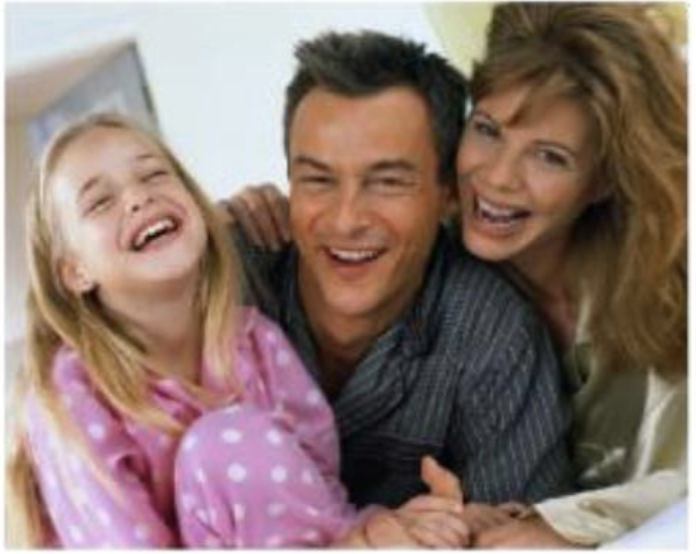
#> input picture portrait.jpg, 696 x 554 px, found by its file name
$ jupyter execute bclassifier.ipynb   (shell and % lines are left out)
#> lines starting #> are read from the running program, lines starting #| are printed output that depends on the picture; after the words box and inside, x2 and y2 are one past the last pixel; in counts of white or black regions, pixels touching at a corner belong together
[cell 1]
import numpy as np
import cv2
import matplotlib.pyplot as plt

[cell 2]
#read in images
family_img = cv2.imread('/Users/vickieluo/bayes/portrait.jpg')
#> family_img is the input picture: shape (554, 696, 3); mean B, G, R 111.1, 118.4, 139.3
family_mask = cv2.imread('/Users/vickieluo/bayes/portrait.png', 0)
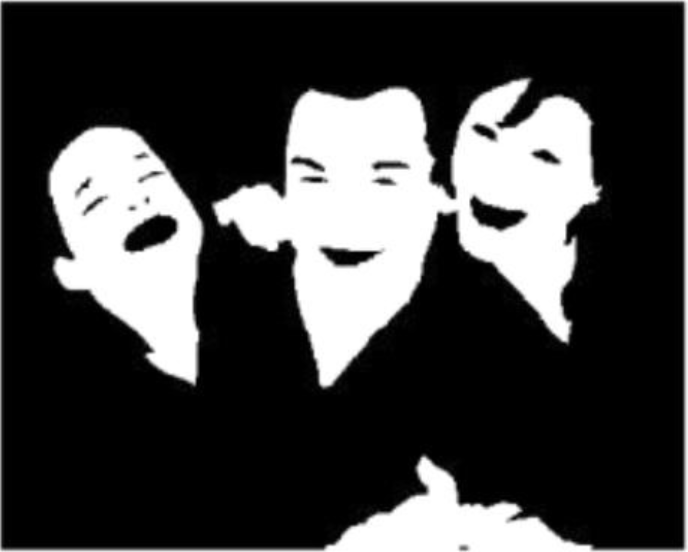
#> input picture portrait.png, 688 x 552 px, found by its file name
#> family_mask is the input picture: shape (552, 688); min 0, max 255, mean 65.4
family_mask = np.where(family_mask >= 127, 255, 0).astype(np.uint8)
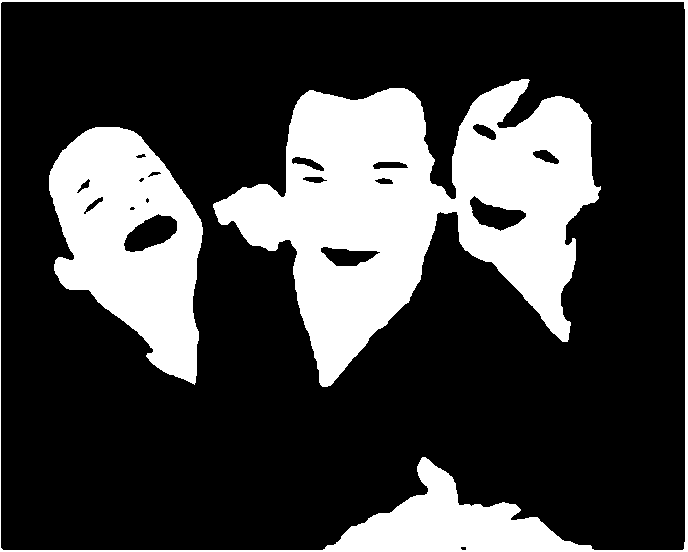
#> family_mask: shape (552, 688); 25.5% white; 3 white regions, box (x1, y1, x2, y2) and area: (213, 79, 601, 387) 58000, (49, 127, 203, 385) 23918, (0, 0, 688, 552) 15016
portrait_img = cv2.imread('/Users/vickieluo/bayes/family.jpg')
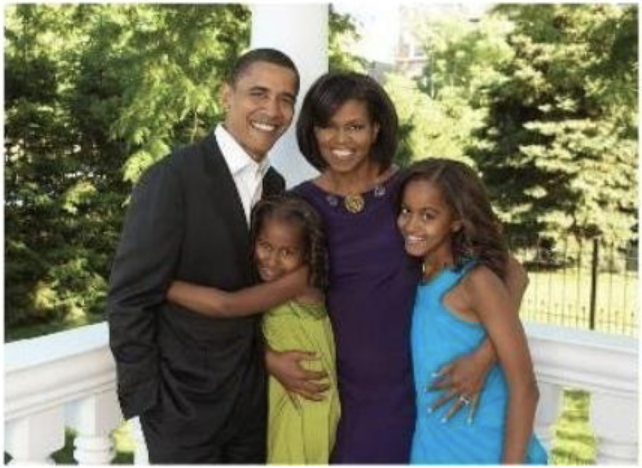
#> input picture family.jpg, 642 x 468 px, found by its file name
#> portrait_img is the input picture: shape (468, 642, 3); mean B, G, R 96.8, 118.2, 118.2
portrait_mask = cv2.imread('/Users/vickieluo/bayes/family.png', 0)
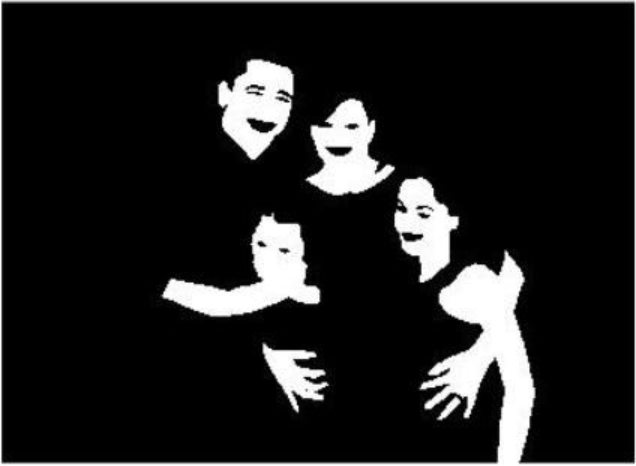
#> input picture family.png, 636 x 466 px, found by its file name
#> portrait_mask is the input picture: shape (466, 636); min 0, max 255, mean 31.9

[cell 3]
#make images same size since they were screenshots
family_img = cv2.resize(family_img, (family_mask.shape[1], family_mask.shape[0]))
#> family_img: shape (552, 688, 3)
portrait_mask = cv2.resize(portrait_mask, (portrait_img.shape[1], portrait_img.shape[0]), interpolation=cv2.INTER_NEAREST)
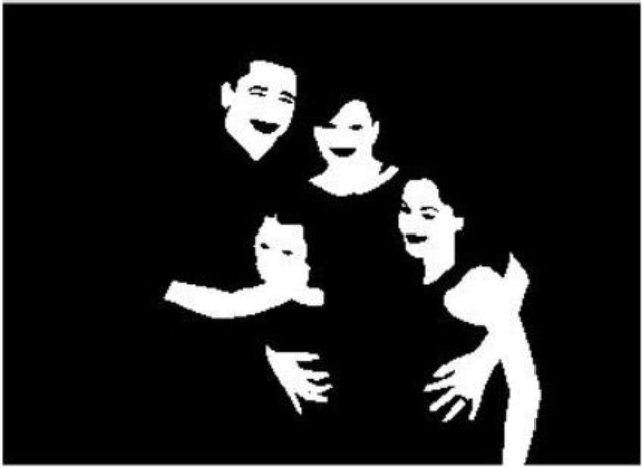
#> portrait_mask: shape (468, 642); min 0, max 255, mean 32.7

[cell 4]
family_mask

[cell 5]
#make mask values all zeros or 255 since the screenshot messed up pixel values
family_skin_pixels = family_img[family_mask == 255]
family_non_skin_pixels = family_img[family_mask == 0]

[cell 6]
#get the distribution of pixel values for each color channel
def create_histogram(pixels):
    hist, _ = np.histogram(pixels, bins=256, range=(0, 256), density=True)
    return hist

skin_hist = []
non_skin_hist = []
for i in range(3):
  skin_hist.append(create_histogram(family_skin_pixels[:, i]))
  non_skin_hist.append(create_histogram(family_non_skin_pixels[:, i]))
#> after the loop, non_skin_hist = 3 items; skin_hist = 3 items

[cell 7]
#get total probability of pixel being skin and pixel not being skin from given mask
total_prob_skin = len(family_skin_pixels)/ (len(family_skin_pixels) + len(family_non_skin_pixels))
#> total_prob_skin = 0.255
total_prob_not_skin = len(family_non_skin_pixels)/ (len(family_skin_pixels) + len(family_non_skin_pixels))
#> total_prob_not_skin = 0.745

[cell 8]
h, w, _ = portrait_img.shape
#> h = 468; w = 642
detected_mask = np.zeros((h, w), dtype=np.uint8)

[cell 9]
#use bayes theorem to calculate the whether pixel is skin or not and check to see if prediction is correct
true_pos = 0
true_neg = 0
false_pos = 0
false_neg = 0
for i in range(h):
  for j in range(w):
    pixel = portrait_img[i][j]
    skin_prob = 1
    not_skin_prob = 1
    for p in range(3):
      skin_prob *= skin_hist[p][pixel[p]]
      not_skin_prob *= non_skin_hist[p][pixel[p]]
    skin_prob *= total_prob_skin
    not_skin_prob *= total_prob_not_skin
    if skin_prob > not_skin_prob:
      detected_mask[i][j] = 255
      if portrait_mask[i][j] == 255:
        true_pos += 1
      else:
        false_pos += 1
    else:
      detected_mask[i][j] = 0
      if portrait_mask[i][j] == 0:
        true_neg += 1
      else:
        false_neg += 1
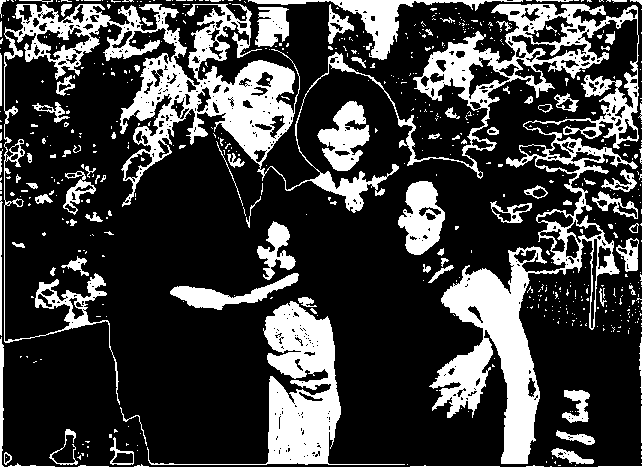
#> detected_mask: shape (468, 642); 24.8% white; 623 white regions (536 under 20 px), largest, box (x1, y1, x2, y2) and area: (4, 4, 639, 464) 44091, (147, 301, 405, 465) 9158, (248, 0, 523, 60) 2539
#> after the loop, false_neg = 46182; false_pos = 68025; true_neg = 179813; true_pos = 6436

[cell 10]
true_pos_rate = true_pos/(true_pos + false_neg)
#> true_pos_rate = 0.122
true_neg_rate = true_neg/(true_neg + false_pos)
#> true_neg_rate = 0.726
false_pos_rate = false_pos/(true_neg + false_pos)
#> false_pos_rate = 0.274
false_neg_rate = false_neg/(true_pos + false_neg)
#> false_neg_rate = 0.878

[cell 11]
print(f"True Positive Rate: {true_pos_rate:.2f}")
#| True Positive Rate: 0.12
print(f"True Negative Rate: {true_neg_rate:.2f}")
#| True Negative Rate: 0.73
print(f"False Positive Rate: {false_pos_rate:.2f}")
#| False Positive Rate: 0.27
print(f"False Negative Rate: {false_neg_rate:.2f}")
#| False Negative Rate: 0.88

[cell 12]
plt.figure(figsize=(15, 5))
plt.subplot(1, 3, 1)
plt.title("Test Image")
plt.imshow(cv2.cvtColor(portrait_img, cv2.COLOR_BGR2RGB))
plt.axis('off')

plt.subplot(1, 3, 2)
plt.title("Ground Truth")
plt.imshow(portrait_mask, cmap='gray')
plt.axis('off')

plt.subplot(1, 3, 3)
plt.title("Detected Mask")
plt.imshow(detected_mask, cmap='gray')
plt.axis('off')

plt.show()
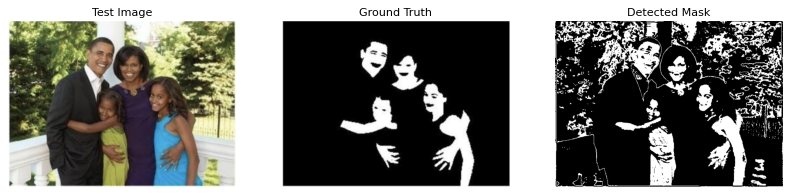
#> figure drawn by matplotlib, 3 panels
